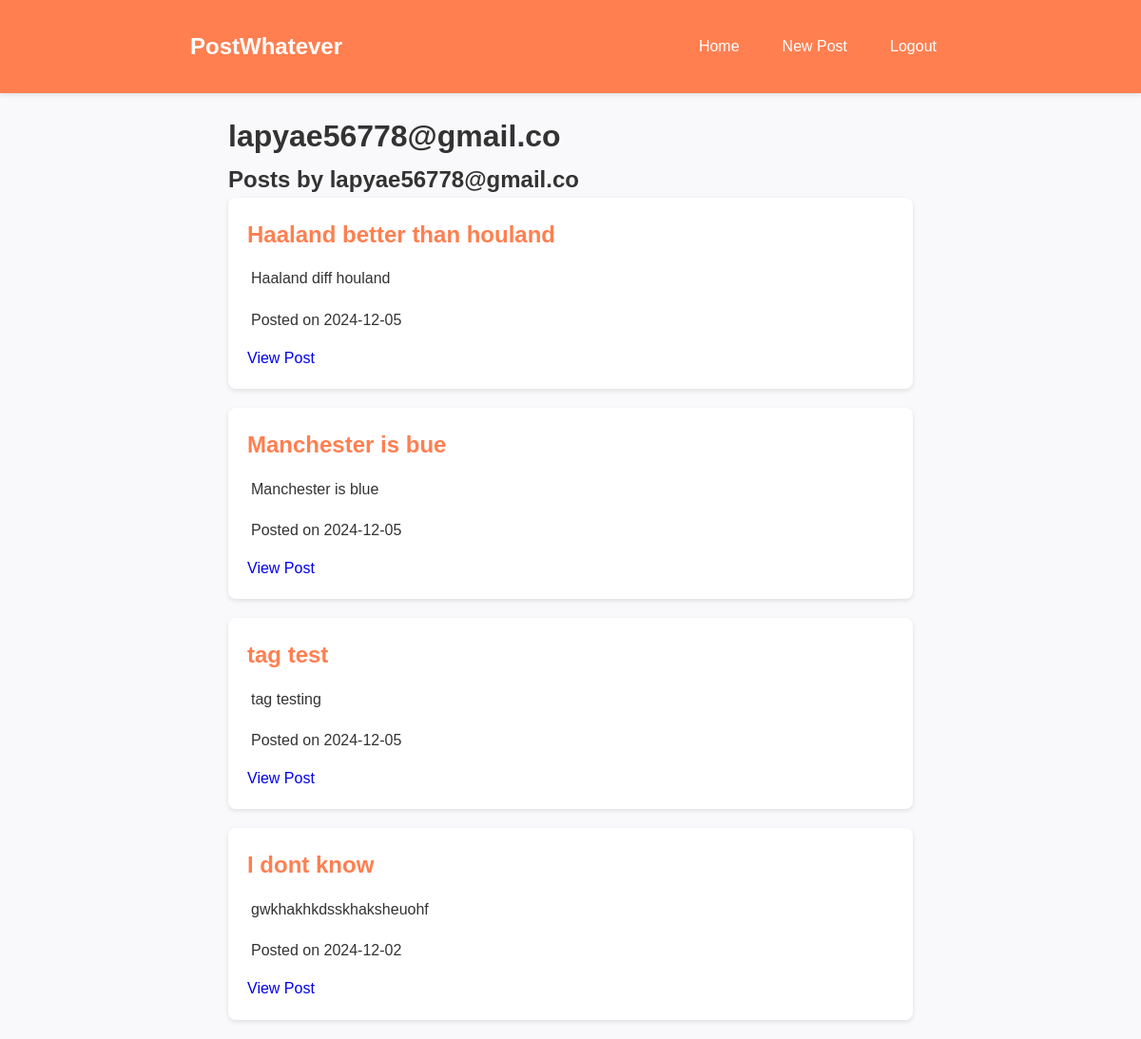
The app's page /user/lapyae56778@gmail.co (signed in) with its own data.
### app/models.py (models this page shows)
class User(UserMixin, db.Model):
    id = db.Column(db.Integer, primary_key=True)
    username = db.Column(db.String(20), unique=True, nullable=False)
    email = db.Column(db.String(120), unique=True, nullable=False)
    password = db.Column(db.String(60), nullable=False)
    profile_pic = db.Column(db.String(120), default='default.jpg')
    posts = db.relationship('Post', backref='author', lazy=True)

class Post(db.Model):
    id = db.Column(db.Integer, primary_key=True)
    title = db.Column(db.String(100), nullable=False)
    content = db.Column(db.Text, nullable=False)
    date_posted = db.Column(db.DateTime, default=datetime.utcnow)
    user_id = db.Column(db.Integer, db.ForeignKey('user.id'), nullable=False)
    comments = db.relationship('Comment', backref='post', lazy=True, cascade="all, delete")
    likes = db.relationship('Like', backref='post', lazy=True, cascade="all, delete")
    tags = db.relationship('Tag', secondary=post_tags, backref=db.backref('posts', lazy='dynamic'))

### app/views.py (the view)
@app.route('/user/<username>')
def user_profile(username):
    user = User.query.filter_by(username=username).first_or_404()
    posts = Post.query.filter_by(author=user).order_by(Post.date_posted.desc()).all()
    return render_template('user_profile.html', user=user, posts=posts)

### app/__init__.py (called while the page is built)
@login_manager.user_loader
def load_user(user_id):
    from .models import User
    return User.query.get(int(user_id))

### app/templates/user_profile.html
{% extends "base.html" %}
{% block content %}
<div class="container">
    <h1>{{ user.username }}</h1>
    <h2>Posts by {{ user.username }}</h2>
    {% for post in posts %}
        <div class="post">
            <h2>{{ post.title }}</h2>
            <p>{{ post.content }}</p>
            <p>Posted on {{ post.date_posted.strftime('%Y-%m-%d') }}</p>
            <a href="{{ url_for('post_detail', post_id=post.id) }}">View Post</a>
        </div>
    {% else %}
        <p>{{ user.username }} has not created any posts yet.</p>
    {% endfor %}
</div>
{% endblock %}

### app/static/css/style.css (style rules this page uses)
* { margin: 0; padding: 0; box-sizing: border-box; text-decoration: none; }
body { font-family: 'Arial', sans-serif; line-height: 1.6; background-color: #f9f9fb; color: #333; }
.container { width: 90%; max-width: 800px; margin: 20px auto; }
.post { background: white; border-radius: 8px; padding: 20px; margin-bottom: 20px; box-shadow: 0 2px 5px rgba(0, 0, 0, 0.1); transition: transform 0.2s ease-in-out, box-shadow 0.2s ease-in-out; }
.post h2 { font-size: 1.5rem; color: #ff7f50; margin-bottom: 10px; }
.post p { line-height: 1.6; margin: 10px 0; }
.post_content h2, p { width: fit-content; padding: 4px; margin-bottom: 1em; }

### records on screen
User: username "lapyae56778@gmail.co"
Post: title "Haaland better than houland", content "Haaland diff houland", date_posted "2024-12-05"
Post: title "Manchester is bue", content "Manchester is blue", date_posted "2024-12-05"
Post: title "tag test", content "tag testing", date_posted "2024-12-05"
Post: title "I dont know", content "gwkhakhkdsskhaksheuohf", date_posted "2024-12-02"
